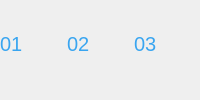
       <widget class="QWidget" name="wgtSteps" native="true">
        <property name="minimumSize">
         <size>
          <width>0</width>
          <height>0</height>
         </size>
        </property>
        <property name="font">
         <font>
          <pointsize>15</pointsize>
          <weight>50</weight>
          <italic>false</italic>
          <bold>false</bold>
         </font>
        </property>
        <property name="styleSheet">
         <string notr="true">color: #39A5F0;
font: 15.2pt;
/*color: #39A5F0;*/</string>
        </property>
        <layout class="QHBoxLayout" name="horizontalLayout">
         <property name="spacing">
          <number>0</number>
         </property>
         <property name="leftMargin">
          <number>0</number>
         </property>
         <property name="topMargin">
          <number>0</number>
         </property>
         <property name="rightMargin">
          <number>0</number>
         </property>
         <property name="bottomMargin">
          <number>12</number>
         </property>
         <item>
          <widget class="QWidget" name="widget_3" native="true">
           <layout class="QHBoxLayout" name="horizontalLayout_3">
            <property name="spacing">
             <number>0</number>
            </property>
            <property name="leftMargin">
             <number>0</number>
            </property>
            <property name="topMargin">
             <number>0</number>
            </property>
            <property name="rightMargin">
             <number>0</number>
            </property>
            <property name="bottomMargin">
             <number>0</number>
            </property>
            <item>
             <widget class="QLabel" name="label">
              <property name="font">
               <font>
                <pointsize>15</pointsize>
                <weight>50</weight>
                <italic>false</italic>
                <bold>false</bold>
               </font>
              </property>
              <property name="text">
               <string notr="true">01</string>
              </property>
              <property name="margin">
               <number>-1</number>
              </property>
              <property name="indent">
               <number>0</number>
              </property>
             </widget>
            </item>
           </layout>
          </widget>
         </item>
         <item>
          <widget class="QWidget" name="widget_4" native="true">
           <layout class="QHBoxLayout" name="horizontalLayout_4">
            <property name="spacing">
             <number>0</number>
            </property>
            <property name="leftMargin">
             <number>0</number>
            </property>
            <property name="topMargin">
             <number>0</number>
            </property>
            <property name="rightMargin">
             <number>0</number>
            </property>
            <property name="bottomMargin">
             <number>0</number>
            </property>
            <item>
             <widget class="QLabel" name="label_6">
              <property name="font">
               <font>
                <pointsize>15</pointsize>
                <weight>50</weight>
                <italic>false</italic>
                <bold>false</bold>
               </font>
              </property>
              <property name="text">
               <string notr="true">02</string>
              </property>
             </widget>
            </item>
           </layout>
          </widget>
         </item>
         <item>
          <widget class="QWidget" name="widget_5" native="true">
           <layout class="QHBoxLayout" name="horizontalLayout_5">
            <property name="spacing">
             <number>0</number>
            </property>
            <property name="leftMargin">
             <number>1</number>
            </property>
            <property name="topMargin">
             <number>0</number>
            </property>
            <property name="rightMargin">
             <number>0</number>
            </property>
            <property name="bottomMargin">
             <number>0</number>
            </property>
            <item>
             <widget class="QLabel" name="label_7">
              <property name="font">
               <font>
                <pointsize>15</pointsize>
                <weight>50</weight>
                <italic>false</italic>
                <bold>false</bold>
               </font>
              </property>
              <property name="text">
               <string notr="true">03</string>
              </property>
             </widget>
            </item>
           </layout>
          </widget>
         </item>
        </layout>
       </widget>
